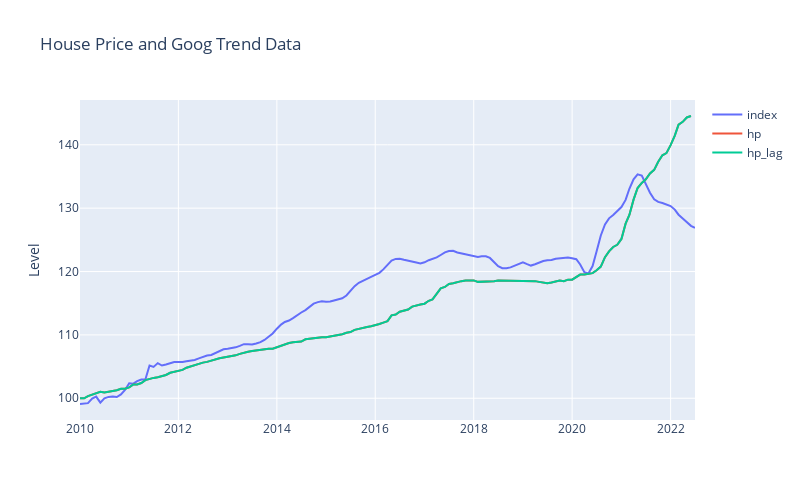

Source (notebook cell):
### Code cell
fig_2 = px.line(df_main, color='variable',labels={"value": "Level","_index": "","variable": ""}, width=800, height=500,title="House Price and Goog Trend Data")
fig_2.show()

### Figure 1 — Plotly figure (JSON) as saved in the notebook; plotly's stock layout.template omitted (floating-point values rounded to 4 significant figures; data arrays with more than 128 entries replaced by an {"elided": "..."} marker saying what was removed)
{"data": [{"hovertemplate": "=%{x}<br>Level=%{y}<extra></extra>", "legendgroup": "index", "line": {"color": "#636efa", "dash": "solid"}, "marker": {"symbol": "circle"}, "mode": "lines", "name": "index", "orientation": "v", "showlegend": true, "type": "scatter", "x": {"elided": "151 str values"}, "xaxis": "x", "y": {"elided": "151 float values"}, "yaxis": "y"}, {"hovertemplate": "=%{x}<br>Level=%{y}<extra></extra>", "legendgroup": "hp", "line": {"color": "#EF553B", "dash": "solid"}, "marker": {"symbol": "circle"}, "mode": "lines", "name": "hp", "orientation": "v", "showlegend": true, "type": "scatter", "x": {"elided": "151 str values"}, "xaxis": "x", "y": {"elided": "151 float values"}, "yaxis": "y"}, {"hovertemplate": "=%{x}<br>Level=%{y}<extra></extra>", "legendgroup": "hp_lag", "line": {"color": "#00cc96", "dash": "solid"}, "marker": {"symbol": "circle"}, "mode": "lines", "name": "hp_lag", "orientation": "v", "showlegend": true, "type": "scatter", "x": {"elided": "151 str values"}, "xaxis": "x", "y": {"elided": "151 float values"}, "yaxis": "y"}], "layout": {"height": 500, "legend": {"title": {"text": ""}, "tracegroupgap": 0}, "title": {"text": "House Price and Goog Trend Data"}, "width": 800, "xaxis": {"anchor": "y", "domain": [0, 1], "title": {"text": ""}}, "yaxis": {"anchor": "x", "domain": [0, 1], "title": {"text": "Level"}}}}
